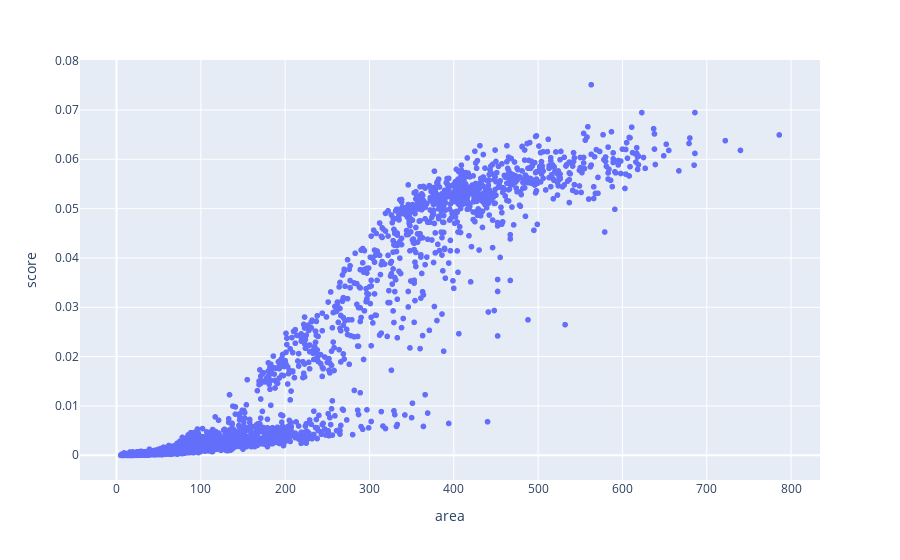

The notebook cell this image was saved under:
### Code cell
import plotly
import plotly.express as px

df = pd.DataFrame(data=np.vstack((blob_areas, scores)).T, columns=['area', ' score'])
px.scatter(data_frame=df, x = df.columns[0], y = df.columns[1])

### Figure 1 — Plotly figure (JSON) as saved in the notebook; plotly's stock layout.template omitted (floating-point values rounded to 4 significant figures; data arrays with more than 128 entries replaced by an {"elided": "..."} marker saying what was removed)
{"data": [{"hovertemplate": "area=%{x}<br> score=%{y}<extra></extra>", "legendgroup": "", "marker": {"color": "#636efa", "symbol": "circle"}, "mode": "markers", "name": "", "showlegend": false, "type": "scattergl", "x": {"elided": "40641 int values"}, "xaxis": "x", "y": {"elided": "40641 float values"}, "yaxis": "y"}], "layout": {"legend": {"tracegroupgap": 0}, "margin": {"t": 60}, "xaxis": {"anchor": "y", "domain": [0, 1], "title": {"text": "area"}}, "yaxis": {"anchor": "x", "domain": [0, 1], "title": {"text": " score"}}}}
